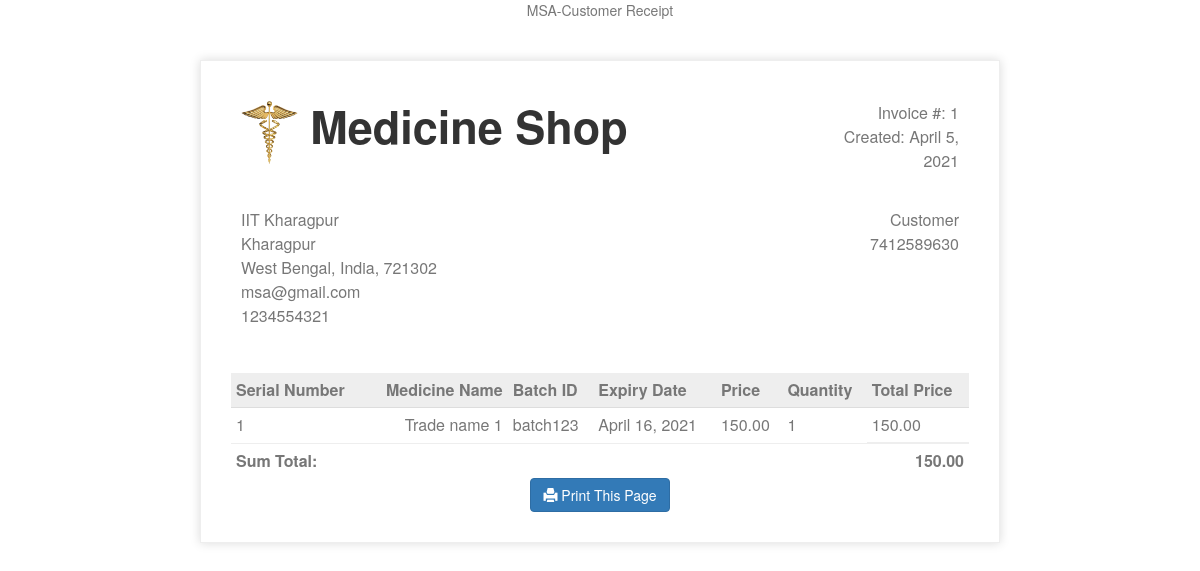
The page /printreceipt/1 (signed in) on the database its author committed.
### shop/models.py (models this page shows, shortened)
class Transaction(models.Model):
    def validate_quantity(quan):
        if quan <= 0:
            raise ValidationError("Not a valid quantity.")
    def validate_date(date):
        if date < date.today():
            raise ValidationError("Date cannot be in the past")
    transaction_id = models.IntegerField(blank=False)
    quantity = models.IntegerField(default=0, blank=False, validators=[validate_quantity])
    date = models.DateField(blank=False, default=now,
                            validators=[validate_date])
    expiry_date = models.DateField(blank=False, default=now, validators=[validate_date])
    batch_id = models.CharField(max_length=100, blank=False)
    medicine = models.ForeignKey(
        Medicine, default=None, on_delete=models.CASCADE)

class CustomerTransaction(Transaction):
    phone_regex = RegexValidator(
        regex=r'^(?:\s+|)((0|(?:(\+|)91))(?:\s|-)*(?:(?:\d(?:\s|-)*\d{9})|(?:\d{2}(?:\s|-)*\d{8})|(?:\d{3}(?:\s|-)*\d{7}))|\d{10})(?:\s+|)', message=("Phone Number is not valid"))
    name = models.CharField(max_length=100, blank=False)
    phone = models.CharField(max_length=14, blank=False,
                             validators=[phone_regex])

class Medicine(models.Model):
    def validate_price(price):
        if price <= 0:
            raise ValidationError("Price is not valid.")
    trade_name = models.CharField(max_length=100, blank=False)
    generic_name = models.CharField(max_length=100, blank=False)
    description = models.CharField(max_length=500, default=None, blank=True)
    purchasePrice = models.DecimalField(
        decimal_places=2, default=0.00, blank=False, max_digits=10, validators=[validate_price])
    unit_selling = models.DecimalField(
        decimal_places=2, default=0.00, blank=False, max_digits=10, validators=[validate_price])
    threshold_value = models.IntegerField(
        default=0, blank=True)
    vendor = models.ForeignKey(Vendor, default=None, on_delete=models.CASCADE)

### shop/sell.py (the view)
# urls.py: path('printreceipt/<str:trans>', sell.printreceipt,   name='printreceipt'),
@login_required(login_url='login')
def printreceipt(request, trans):
    trans = int(trans)
    list = []
    context = {}
    context['trans'] = trans
    if CustomerTransaction.objects.filter(transaction_id=trans).count() == 0:
        messages.info(request, 'Transaction ID not valid')
        return redirect('home')
    context['name'] = CustomerTransaction.objects.filter(
        transaction_id=trans).first().name
    context['phone'] = CustomerTransaction.objects.filter(
        transaction_id=trans).first().phone
    context['date'] = CustomerTransaction.objects.filter(
        transaction_id=trans).first().date
    context['total'] = 0
    for obj in CustomerTransaction.objects.filter(transaction_id=trans):
        dict = {'obj': obj,
            'total_price': obj.quantity * obj.medicine.unit_selling
        }
        context['total'] += obj.quantity * obj.medicine.unit_selling
        list.append(dict)
        print(obj.medicine.trade_name)
    context['list'] = list
    return render(request, 'receipt.html', context)

### shop/templates/receipt.html (shortened to what this page needs)
<link href="//maxcdn.bootstrapcdn.com/bootstrap/3.3.0/css/bootstrap.min.css" rel="stylesheet" id="bootstrap-css">
{% block content %}
<!DOCTYPE html>
<html lang="en">
	<head>
	</head>
	<body>
		<br /><br /><br />
		<div class="invoice-box">
			<table>
				<tr class="top">
					<td colspan="2">
						<table>
							<tr>
								<td class="title">
									<img src="../static/imgs/login.png" alt="Company logo" style="width: 10%; max-width: 300px" />
                                    <label for="">Medicine Shop</label>
								</td>
								<td>
									Invoice #: {{trans}}<br />
									Created: {{date}}<br />
								</td>
							</tr>
						</table>
					</td>
				</tr>
				<tr class="information">
					<td colspan="2">
						<table>
							<tr>
								<td>
									IIT Kharagpur<br />
									Kharagpur<br />
									West Bengal, India, 721302 <br>
									msa@gmail.com<br />
									1234554321<br />
								</td>
								<td>
									{{name}}<br />
									{{phone}}
								</td>
							</tr>
						</table>
					</td>
				</tr>
			</table>
			<table>
				<tr class="heading">
					<td>Serial Number</td>
					<td>Medicine Name</td>
					<td>Batch ID</td>
					<td>Expiry Date</td>
					<td>Price </td>
					<td>Quantity</td>
					<td>Total Price</td>
				</tr>
                {% for item in list %}
                <tr class="item">
					<td>{{ forloop.counter }}</td>
					<td>{{ item.obj.medicine.trade_name}} </td>
					<td>{{ item.obj.batch_id}}</td>
					<td>{{ item.obj.expiry_date}}</td>
					<td>{{ item.obj.medicine.unit_selling}} </td>
					<td>{{ item.obj.quantity}}</td>
					<td>{{ item.total_price }}</td>
				</tr>
                {% endfor %}
				<tr class="total">
					<td colspan="6"><strong>Sum Total: </strong></td>
					<td>{{total}}</td>
				</tr>
			</table>
			<Button id ="printbtn"  class="btn btn-primary hidden-print" type="button" value="Print this page" onclick="window.print();" ><span class="glyphicon glyphicon-print" aria-hidden="true"></span> Print This Page
			</button>
		</div>
	</body>
</html>
{% endblock %}

### shop/templates/receipt.html (style rules this page uses)
body { font-family: 'Helvetica Neue', 'Helvetica', Helvetica, Arial, sans-serif; text-align: center; color: #777; }
.invoice-box { max-width: 800px; margin: auto; padding: 30px; border: 1px solid #eee; box-shadow: 0 0 10px rgba(0, 0, 0, 0.15); font-size: 16px; line-height: 24px; font-family: 'Helvetica Neue', 'Helvetica', Helvetica, Arial, sans-serif; color: #555; }
.invoice-box table { width: 100%; line-height: inherit; text-align: left; border-collapse: collapse; }
.invoice-box table td { padding: 5px; vertical-align: top; }
.invoice-box table tr td:nth-child(2) { text-align: right; }
.invoice-box table tr.top table td { padding-bottom: 20px; }
.invoice-box table tr.top table td.title { font-size: 45px; line-height: 45px; color: #333; }
.invoice-box table tr.information table td { padding-bottom: 40px; }
.invoice-box table tr.heading td { background: #eee; border-bottom: 1px solid #ddd; font-weight: bold; }
.invoice-box table tr.item td { border-bottom: 1px solid #eee; }
.invoice-box table tr.total td:nth-child(2) { border-top: 2px solid #eee; font-weight: bold; }

### rows shown on the page
Transaction: date "April 5, 2021"
CustomerTransaction: name "Customer", phone "7412589630", obj.medicine.trade_name "Trade name 1", obj.batch_id "batch123", obj.expiry_date "April 16, 2021", obj.medicine.unit_selling "150.00", obj.quantity "1", total_price "150.00"

### other values the page prints
{{ trans }} "1"
{{ total }} "150.00"
